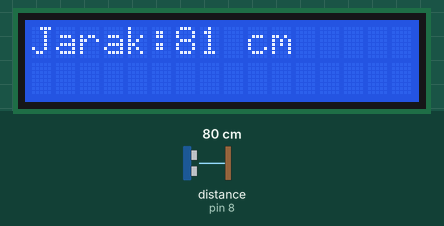
Recording of a sketch running on a simulated Arduino Uno, built with avr-gcc and run on an emulated ATmega328P. On the bench: 16×2 character LCD. Wiring (inferred from the names in the program): ultrasonic range finder: trigger pin 9; echo pin 8. The test bench sets the inputs (shaded band); at power-on: distance to the obstacle (sensor on pin 8) 80 cm. The echo pulse lasts 58.3 µs per cm.

Above: at 1.2 s.
1.3 s: distance to the obstacle (sensor on pin 8) set to 2 cm
At 2.3 s:
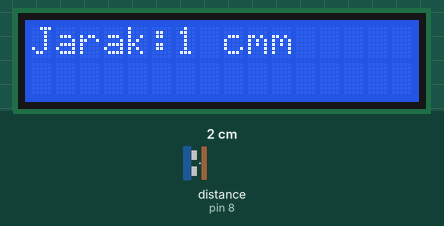
2.8 s: distance to the obstacle (sensor on pin 8) set to 250 cm
At 2.82 s:
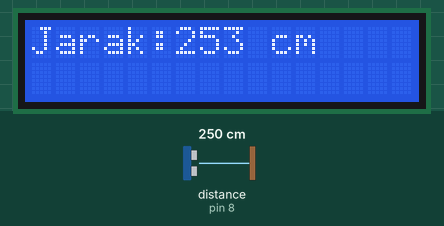
4.3 s: distance to the obstacle (sensor on pin 8) set to 4 cm
At 4.7 s:
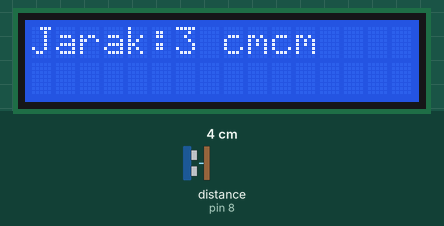
Timing chart, 0 to 7.3 s (numbered marks = the images above; inputs shaded):
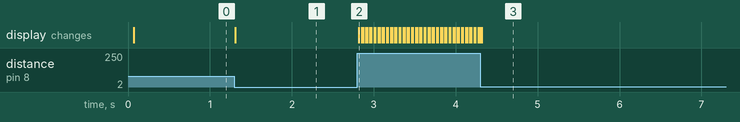

Measured:
- after the input at 1.3 s, the display: changes at once (image 1)
- after the input at 2.8 s, the display: changes at once (image 2)
- after the input at 4.3 s, the display: first changes at once (image 3 shows a later state)

The sketch:

sensorjarak.ino
```cpp
#include <LiquidCrystal.h>
LiquidCrystal lcd(7,6,5,4,3,2);


int trigpin = 9;
int echopin = 8;

long times;
int distance;

void setup() {
  lcd.begin(16,2);
  pinMode(trigpin,OUTPUT);
  pinMode(echopin,INPUT);

}

void loop() {
  digitalWrite(trigpin,LOW);
  delayMicroseconds(2);

  digitalWrite(trigpin,HIGH);
  delayMicroseconds(10);
  digitalWrite(trigpin,LOW);

  times = pulseIn(echopin,HIGH);
  distance = times * 0.034 / 1.950 ;

  lcd.setCursor(0,0); lcd.print("Jarak:");
  lcd.print(distance); lcd.print(" cm");
}
```
